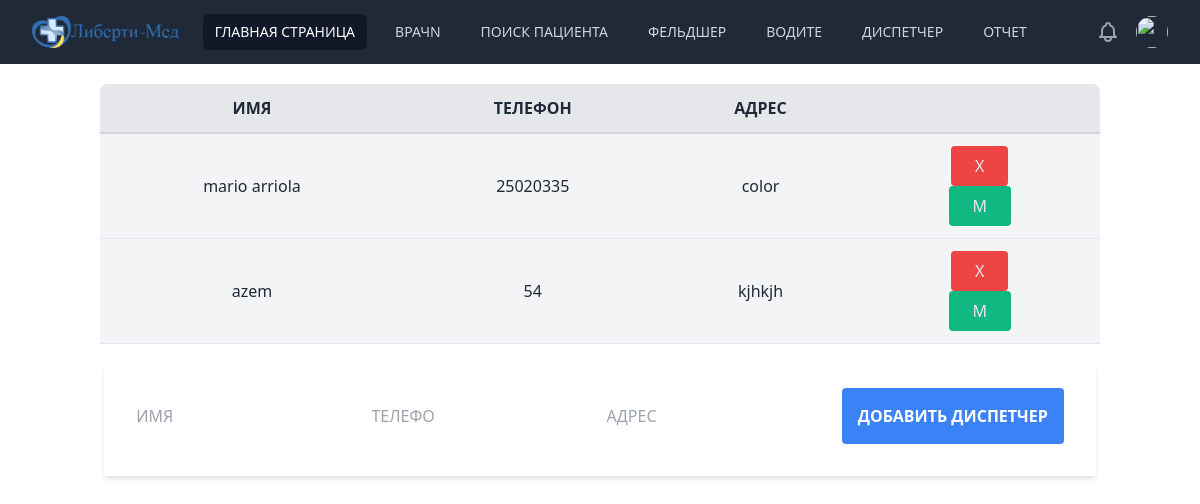
The app's page /dispachers (signed in), older data.
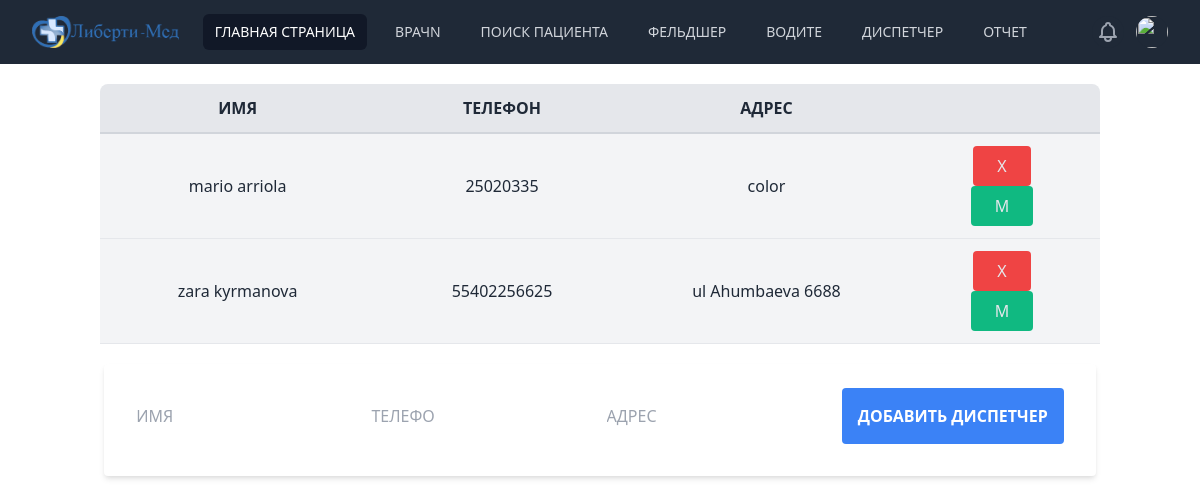
The same page, newer data.
### tables this page shows
CREATE TABLE dispachers(id INTEGER PRIMARY KEY AUTOINCREMENT, name TEXT NOT NULL, phone TEXT NOT NULL, address TEXT NOT NULL);

### aplication.py (the view)
@app.route("/dispachers", methods=["GET", "POST"])
@login_require
def dispachers():
    if request.method == "POST":
        dispacher_name = request.form.get("name")
        dispacher_phone = request.form.get("phone")
        dispacher_address = request.form.get("address")
        if not dispacher_name or not dispacher_phone or not dispacher_address:
            return "some information is missing"
        else:
            with sqlite3.connect(db_path) as conn:
                cur = conn.cursor()
                is_modify = request.form.get("modi")
                if is_modify == "1":
                    id_modify = request.form.get("id")
                    cur.execute(
                        "UPDATE dispachers SET name=(?), phone=(?), address=(?) WHERE id=(?)",
                        (
                            dispacher_name,
                            dispacher_phone,
                            dispacher_address,
                            id_modify,
                        ),
                    )
                    return redirect("/dispachers")
                else:
                    exist_dispacher = cur.execute(
                        "SELECT * FROM  dispachers WHERE phone=(?)", (dispacher_phone,)
                    )
                    alredy_dispacher = exist_dispacher.fetchall()
                    if not alredy_dispacher:
                        cur.execute(
                            "INSERT INTO dispachers(name, phone, address) VALUES(?, ?, ?)",
                            (
                                dispacher_name,
                                dispacher_phone,
                                dispacher_address,
                            ),
                        )
                        return redirect("/dispachers")
                    else:
                        return "this dispacher is alredy in the data base"
    else:
        with sqlite3.connect(db_path) as conn:
            cur = conn.cursor()
            all_dispachers = cur.execute("SELECT * FROM dispachers")
            return render_template("dispachers.html", dispachers=all_dispachers)

### aplication.py (called while the page is built)
@app.teardown_appcontext
def close_connection(exception):
    db = getattr(g, "_database", None)
    if db is not None:
        db.close()

### helpers.py (called while the page is built)
def login_require(f):
    @wraps(f)
    def decorated_function(*args, **kwargs):
        if session.get('user_id') is None:
            return redirect(url_for('login' ,next=request.url))
        return f(*args, **kwargs)
    return decorated_function

### templates/dispachers.html (shortened to what this page needs)
{% extends "layout.html" %}
{% block main %}
<table class="rounded-t-lg m-5 w-5/6 mx-auto bg-gray-200 text-gray-800">
        <tr class="left border-b-2 border-gray-300">
            <th class="px-4 py-3">ИМЯ </th>
            <th class="px-4 py-3">ТЕЛЕФОН</th>
             <th class="px-4 py-3">АДРЕС</td>
        </tr>
        {% for dispacher in dispachers %}
        <tr class="bg-gray-100 border-b border-gray-200" >
            <td class="px-4 py-3" id="name\\{{dispacher[0]}}"> {{ dispacher[1] }} </td>
            <td class="px-4 py-3" id="phone\\{{dispacher[0]}}"> {{ dispacher[2] }} </td>
            <td class="px-4 py-3" id="address\\{{dispacher[0]}}"> {{ dispacher[3] }} </td>
            <td class="px-4 py-3"> <form action="/deletedispacher" method="post">
                    <button class="bg-red-500 text-gray-200 rounded hover:bg-red-400 px-6 py-2 focus:outline-none mx-1" type="SUBMIT" >X </button>
                </form>
                <button id="modify" class="bg-green-500 text-gray-200 rounded hover:bg-green-400 px-6 py-2 focus:outline-none mx-1"onclick="modify({{ dispacher[0] }})"> М<button>
        </tr>
        {% endfor %}
    </table>
    <form action="/dispachers" method="post" class="bg-white shadow-md rounded px-8 pt-6 pb-8 mb-4">
            <input type="text" name="name" id="name-form"  placeholder="ИМЯ">
            <input type="text" name="phone"id="phone-form" placeholder="ТЕЛЕФО">
            <input type="text" name="address" id="address-form" placeholder="АДРЕС">
            <button type="submit" id="btn" class="bg-blue-500 hover:bg-blue-700 text-white font-bold py-4 px-4 rounded focur:outline-none focus:shadow-outline"> ДОБАВИТЬ  ДИСПЕТЧЕР</button>
    </form>
 {% endblock %}

Row changes from the older to the newer data that the page shows:
removed dispachers: name "azem", phone "54", address "kjhkjh"
added dispachers: name "zara kyrmanova", phone "55402256625", address "ul Ahumbaeva 6688"
